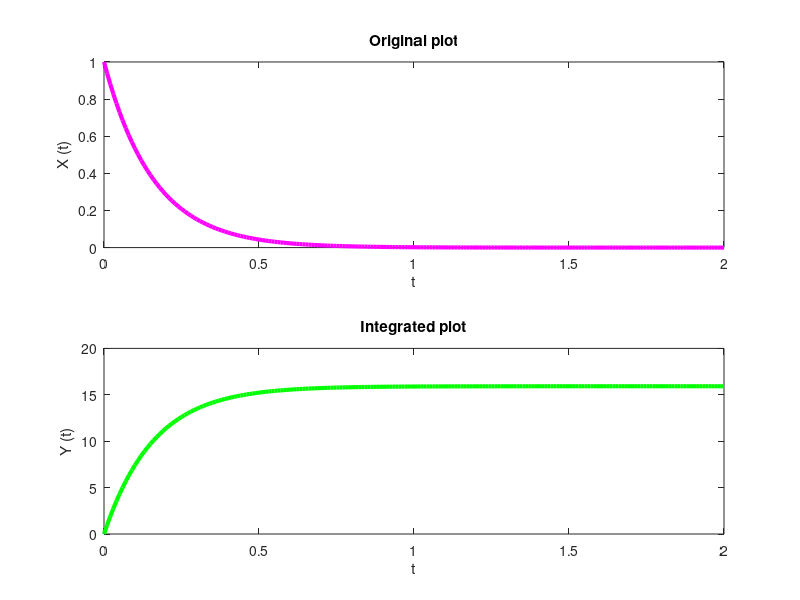

Here is the MATLAB script that generated this plot:
t = 0 : 0.01 : 2;
f = 1;

X = exp(-2*pi*f*t);
subplot(2, 1, 1);
plot(t, X, 'm', 'LineWidth', 3)
title('Original plot');
xlabel('t'); ylabel('X (t)');

Y=cumtrapz(X);
subplot(2, 1, 2);
plot(t, Y, 'g', 'LineWidth', 3);
title('Integrated plot');
xlabel('t'); ylabel('Y (t)');

print ('Exp3_1a','-dpdf','-fillpage');
